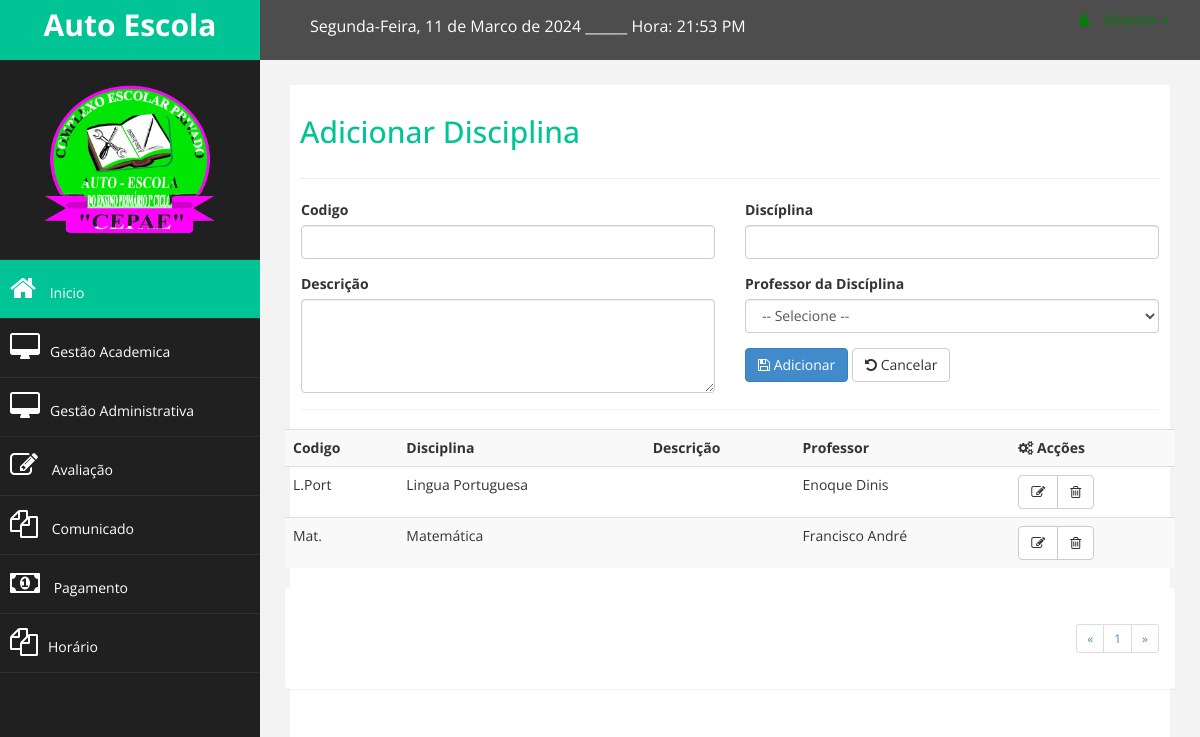
Page /admin/registar_disciplina.php (signed in) on the committed database.
### tables this page shows
CREATE TABLE `disciplina` (
  `id_disciplina` int(11) NOT NULL,
  `codigo_disc` varchar(30) NOT NULL COMMENT 'Abreviatura do nome',
  `nome_disc` varchar(30) NOT NULL,
  `descricao` text DEFAULT NULL,
  `id_professor` int(11) NOT NULL
);

CREATE TABLE `usuario` (
  `id_usuario` int(11) NOT NULL,
  `nome_usuario` varchar(50) NOT NULL,
  `tipo_documento` varchar(30) NOT NULL,
  `num_documento` varchar(30) DEFAULT NULL,
  `sexo` enum('Masculino','Feminino') NOT NULL,
  `tel1` varchar(30) NOT NULL,
  `email` varchar(30) DEFAULT NULL,
  `tipo` varchar(30) NOT NULL,
  `ativo` tinyint(1) NOT NULL,
  `login` int(6) NOT NULL,
  `senha` varchar(100) NOT NULL
);

### admin/registar_disciplina.php (the view, shortened to what this page needs)
        <?php
         include_once 'menu_rod/menu_admin.php';
     $pagina_atual = filter_input(INPUT_GET,'pagina', FILTER_SANITIZE_NUMBER_INT);
     $pagina = (!empty($pagina_atual)) ? $pagina_atual : 1;
     $qnt_result_pg = 7;
     $inicio = ($qnt_result_pg * $pagina) - $qnt_result_pg;
         ?>
     <div id="page-wrapper" >
         <div id="page-inner">
             <div class="row">
                 <div class="col-md-12">
                  <h2>Adicionar Disciplina</h2>
                 </div>
             </div>
               <hr />
             <div class="row">
                 <div class="col-lg-12">
                     <section class="panel">
                     <form action="disciplina.php" method="POST">
                         <div class="row">
                             <div class="col-md-6">
                                 <div class="form-group">
                                     <label>Codigo</label>
                                     <input type="text" name="codigo" autocomplete="on" class="form-control" />
                                 </div>
                             </div>
                             <div class="col-md-6">
                                 <div class="form-group">
                                     <label>Discíplina</label>
                                     <input type="text" name="disciplina" autocomplete="on" class="form-control" />
                                 </div>
                             </div>
                             <div class="col-md-6">
                                 <div class="form-group">
                                     <label>Descrição</label>
                                     <textarea class="form-control" name="descricao" id="descricao" cols="10" rows="4" autocomplete="off"></textarea>
                                 </div>
                             </div>
                             <div class="col-md-6">
                                 <div class="form-group">
                                     <label>Professor da Discíplina</label>
                                     <select name="professor" id="professor" class="form-control">
                                     <option value="">-- Selecione --</option>
                                     </select>
                                 </div>
                             </div>
                             <div class="col-md-6">
                                 <button type="submit" name="btn-disciplina" class="btn btn-primary"><i class="fa fa-save"></i> Adicionar</button>
                                 <a class="btn btn-default" href="list_disc.php"><i class="fa fa-undo"></i> Cancelar</a>
                             </div>
                         </div>
                     </form>
                 </div>
                 <br>
                     <table class="table table-striped table-advance table-hover">
                             <tbody>
                             <tr>
                                 <th> Codigo</th>
                                 <th> Disciplina</th>
                                 <th> Descrição</th>
                                 <th> Professor</th>
                                 <th><i class="fa fa-cogs"></i> Acções</th>
                             </tr>
                             <?php
                             $sql = "SELECT d.id_disciplina,d.codigo_disc,d.nome_disc,d.descricao,u.nome_usuario FROM disciplina d
                             inner join professor p on d.id_professor = p.id_professor join usuario u on p.id_usuario = u.id_usuario order by nome_disc LIMIT  $inicio, $qnt_result_pg ";
                             $resultado = mysqli_query($connect, $sql);
                             while($dados = mysqli_fetch_array($resultado)):
                             ?>
                             <tr>
                                 <td><?php echo $dados['codigo_disc']; ?></td>
                                 <td><?php echo $dados['nome_disc']; ?></td>
                                 <td><?php echo $dados['descricao']; ?></td>
                                 <td><?php echo $dados['nome_usuario']; ?></td>
                                 <td>
                                 <div class="btn-group">
                                     <a class="btn btn-default" href="editar_disc.php?id=<?php echo $dados['id_disciplina']; ?>"><i class="fa fa-edit"></i></a>
                                     <a class="btn btn-default" href="deletar_disc.php?id=<?php echo $dados['id_disciplina']; ?>"><i class="fa fa-trash-o"></i></a>
                                 </div>
                                 </td>
                             </tr>
                             <?php endwhile;
                                 $result_pg = "SELECT COUNT(id_disciplina) AS num_result FROM disciplina";
                                 $resultado_pg = mysqli_query($connect, $result_pg);
                                 $row_pg = mysqli_fetch_assoc($resultado_pg);
                                 $quantidade_pg = ceil($row_pg['num_result'] / $qnt_result_pg);
                             ?>
                             </tbody>
                     </table>
<section class="panel">
             <div class="panel-body">
                 <div>
                     <ul class="pagination pagination-sm pull-right">
                         <li><?PHP echo "<a href='registar_discplina.php?pagina=1'>«</a>"?></li>
                                                     <li><?PHP echo "<a href='registar_disciplina.php?pagina=$pagina'> $pagina</a>";?></li>
                                         <li><?PHP echo "<a href='registar_disciplina.php?pagina=$quantidade_pg'>»</a>"?></li>
                     </ul>
                 </div>
           </div>
         </section>
             </div>
         </div>
     </div>
 </div>
         <?php
         include_once 'menu_rod/rod_admin.php'
         ?>

### assets/css/dustom.css (style rules this page uses)
body { font-family: 'Open Sans', sans-serif; }
#page-wrapper { padding: 15px 15px; min-height: 600px; background:#F3F3F3; }
#page-inner { width:100%; margin:10px 20px 10px 0px; background:#fff; padding:10px; min-height:1200px; }
h2 { color: #00c396; }
@media (min-width:768px) { #page-wrapper { margin: 0 0 0 260px; padding: 15px 30px; min-height: 1200px; } }

### rows in the picture
disciplina: codigo_disc "L.Port", nome_disc "Lingua Portuguesa", usuario.nome_usuario "Enoque Dinis"
disciplina: codigo_disc "Mat.", nome_disc "Matemática", usuario.nome_usuario "Francisco André"

### other values in the picture
$pagina "1"
